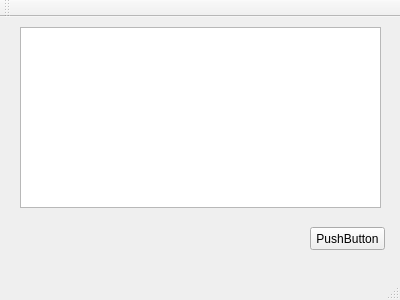
<?xml version="1.0" encoding="UTF-8"?>
<ui version="4.0">
 <class>MainWindow</class>
 <widget class="QMainWindow" name="MainWindow">
  <property name="geometry">
   <rect>
    <x>0</x>
    <y>0</y>
    <width>400</width>
    <height>300</height>
   </rect>
  </property>
  <property name="windowTitle">
   <string>MainWindow</string>
  </property>
  <widget class="QWidget" name="centralWidget">
   <widget class="QPushButton" name="pushButton">
    <property name="geometry">
     <rect>
      <x>310</x>
      <y>210</y>
      <width>75</width>
      <height>23</height>
     </rect>
    </property>
    <property name="text">
     <string>PushButton</string>
    </property>
   </widget>
   <widget class="QListWidget" name="listWidget">
    <property name="geometry">
     <rect>
      <x>20</x>
      <y>10</y>
      <width>361</width>
      <height>181</height>
     </rect>
    </property>
    <property name="currentRow">
     <number>-1</number>
    </property>
   </widget>
  </widget>
  <widget class="QMenuBar" name="menuBar">
   <property name="geometry">
    <rect>
     <x>0</x>
     <y>0</y>
     <width>400</width>
     <height>23</height>
    </rect>
   </property>
  </widget>
  <widget class="QToolBar" name="mainToolBar">
   <attribute name="toolBarArea">
    <enum>TopToolBarArea</enum>
   </attribute>
   <attribute name="toolBarBreak">
    <bool>false</bool>
   </attribute>
  </widget>
  <widget class="QStatusBar" name="statusBar"/>
 </widget>
 <layoutdefault spacing="6" margin="11"/>
 <resources/>
 <connections/>
</ui>
